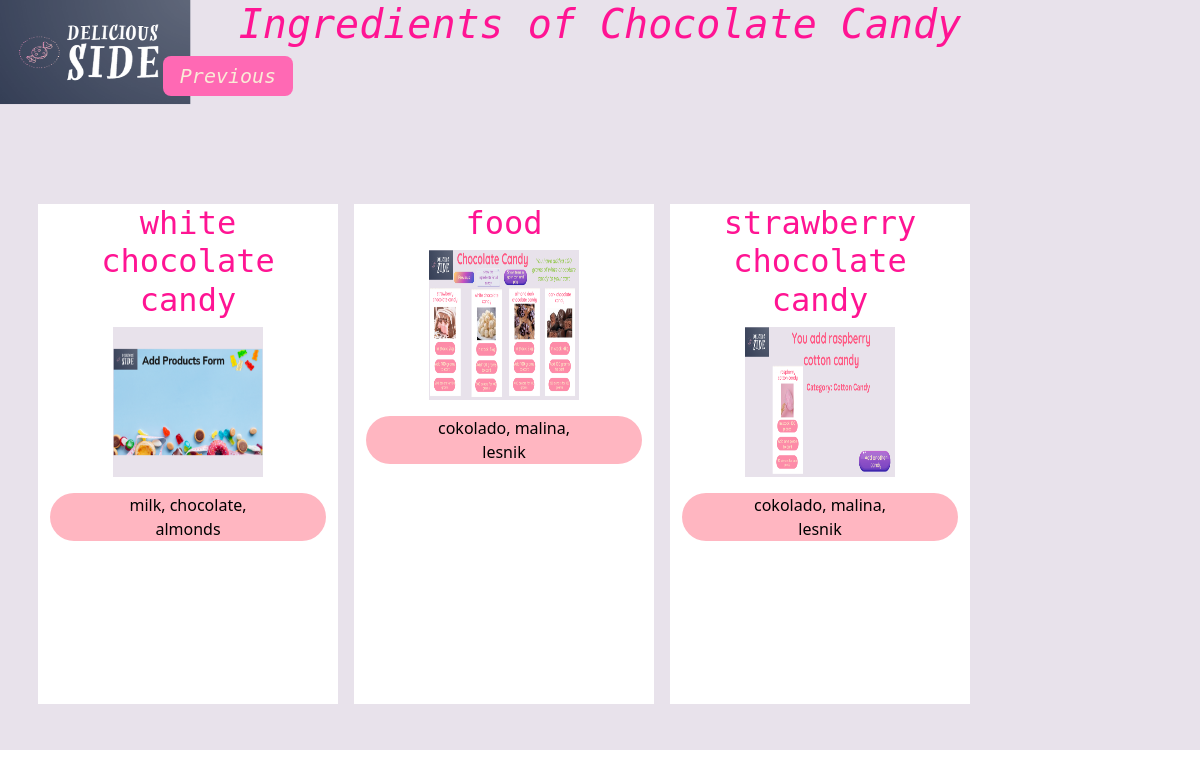
The page /cokoladni/allIngredientsChocolate.html on the database as committed earlier.
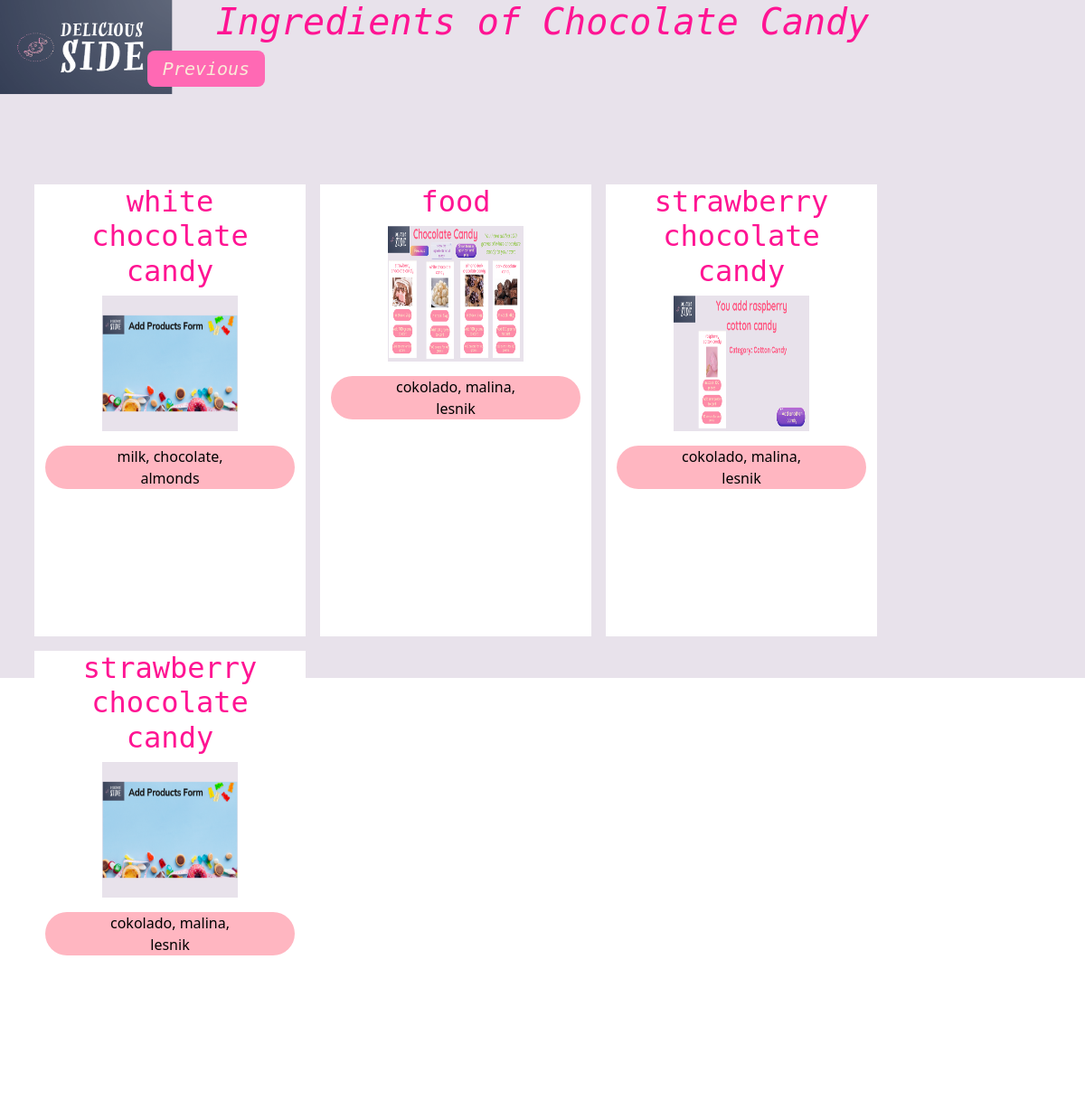
The same page on the database as committed later.
### app/models.py (models this page shows)
class Product(models.Model):
    name = models.CharField(max_length=255, null=True, blank=True)
    category = models.ForeignKey(Category, on_delete=models.CASCADE, null=True, blank=True)
    price = models.DecimalField(max_digits=10, decimal_places=2, null=True, blank=True)
    in_Stocked = models.PositiveIntegerField(null=True, blank=True)
    image = models.ImageField(upload_to='product_images/', null=True, blank=True)
    ingredients = models.TextField(null=True, blank=True)

### app/views.py (the view)
# urls.py: path('cokoladni/allIngredientsChocolate.html', chocoIngre, name="gummyIngre"),
def chocoIngre(request):
    candies = Product.objects.filter(category__name='Chocolate Candy')
    context = {
        'candies': candies
    }
    return render(request, "allIngredientsChocolate.html", context)

### app/templates/allIngredientsChocolate.html (shortened to what this page needs)
<!DOCTYPE html>
<html lang="en">
<head>
    {% load static %}
    <link href="https://cdn.jsdelivr.net/npm/bootstrap@5.3.0/dist/css/bootstrap.min.css" rel="stylesheet">
</head>
<body>
<div class="w-100" style="background-image: url('{% static 'images/12.png' %}');
    background-size: 100% 100%; height: 750px">
     <div class="container text-center">
     <h1 style="color: deeppink; font-style: oblique; font-family: 'Consolas', 'Menlo', 'DejaVu Sans Mono', 'Bitstream Vera Sans Mono', monospace" class="text-center">Ingredients of Chocolate Candy</h1>
     <div class="col-4">
                 <a href="cokoladni.html" style="text-decoration: none">
                <button class="rounded-3 border border-0" style="font-style: oblique; font-family: 'Consolas', 'Menlo', 'DejaVu Sans Mono', 'Bitstream Vera Sans Mono', monospace; color: antiquewhite; background-color: hotpink; height: 40px; width: 130px; font-size: 20px">Previous</button>
                </a>
            </div>
        <div class="row" style="margin-top: 100px">
    {% for candy in candies %}
     <div class="col-3 m-2" style="background-color: white; height: 500px; width: 300px;">
                <h2 style="color: deeppink; font-family: 'Consolas', 'Menlo', 'DejaVu Sans Mono', 'Bitstream Vera Sans Mono', monospace">{{ candy.name }}</h2>
                <img src="{{ candy.image.url }}" alt="Product Image" style="height: 150px; width: 150px">
              <div class="rounded-5 circle mt-3" style="background-color: lightpink; color: black; word-wrap: break-word;">
  <span class="text">
    {{ candy.ingredients }}
  </span>
</div>
         </div>
{% endfor %}
</div>
     </div>
</div>
</body>
</html>

Rows that differ between the two databases and show on the page:
added Product: name "strawberry chocolate candy", image (picture), ingredients "cokolado, malina, lesnik"
